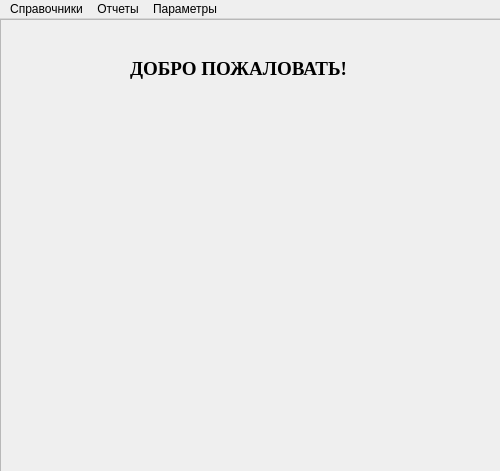
<?xml version="1.0" encoding="UTF-8"?>
<ui version="4.0">
 <class>MainWindow</class>
 <widget class="QMainWindow" name="MainWindow">
  <property name="geometry">
   <rect>
    <x>0</x>
    <y>0</y>
    <width>500</width>
    <height>471</height>
   </rect>
  </property>
  <property name="windowTitle">
   <string>АИС &quot;Аренда помещений&quot;</string>
  </property>
  <widget class="QWidget" name="centralwidget">
   <widget class="QFrame" name="frame">
    <property name="geometry">
     <rect>
      <x>0</x>
      <y>0</y>
      <width>641</width>
      <height>571</height>
     </rect>
    </property>
    <property name="autoFillBackground">
     <bool>true</bool>
    </property>
    <property name="frameShape">
     <enum>QFrame::StyledPanel</enum>
    </property>
    <property name="frameShadow">
     <enum>QFrame::Raised</enum>
    </property>
    <widget class="QLabel" name="label">
     <property name="geometry">
      <rect>
       <x>0</x>
       <y>0</y>
       <width>511</width>
       <height>451</height>
      </rect>
     </property>
     <property name="text">
      <string/>
     </property>
     <property name="pixmap">
      <pixmap>../../Downloads/borcelle1.png</pixmap>
     </property>
    </widget>
    <widget class="QLabel" name="label_2">
     <property name="geometry">
      <rect>
       <x>130</x>
       <y>40</y>
       <width>221</width>
       <height>20</height>
      </rect>
     </property>
     <property name="font">
      <font>
       <family>Times New Roman</family>
       <pointsize>14</pointsize>
       <weight>75</weight>
       <bold>true</bold>
      </font>
     </property>
     <property name="text">
      <string>ДОБРО ПОЖАЛОВАТЬ!</string>
     </property>
    </widget>
    <widget class="QLabel" name="label_3">
     <property name="geometry">
      <rect>
       <x>-10</x>
       <y>0</y>
       <width>511</width>
       <height>451</height>
      </rect>
     </property>
     <property name="text">
      <string/>
     </property>
     <property name="pixmap">
      <pixmap>../../Downloads/borcelle.png</pixmap>
     </property>
    </widget>
    <zorder>label</zorder>
    <zorder>label_3</zorder>
    <zorder>label_2</zorder>
   </widget>
  </widget>
  <widget class="QMenuBar" name="menubar">
   <property name="geometry">
    <rect>
     <x>0</x>
     <y>0</y>
     <width>500</width>
     <height>21</height>
    </rect>
   </property>
   <widget class="QMenu" name="menu_3">
    <property name="title">
     <string>Справочники</string>
    </property>
    <widget class="QMenu" name="menu_2">
     <property name="title">
      <string>Арендаторы</string>
     </property>
     <addaction name="action_9"/>
    </widget>
    <widget class="QMenu" name="menu_6">
     <property name="title">
      <string>Объекты</string>
     </property>
     <addaction name="action_10"/>
    </widget>
    <widget class="QMenu" name="menu_7">
     <property name="title">
      <string>Договоры</string>
     </property>
     <addaction name="action_11"/>
     <addaction name="action_14"/>
     <addaction name="action_4"/>
    </widget>
    <addaction name="menu_7"/>
    <addaction name="separator"/>
    <addaction name="menu_2"/>
    <addaction name="menu_6"/>
   </widget>
   <widget class="QMenu" name="menu_4">
    <property name="title">
     <string>Отчеты</string>
    </property>
    <widget class="QMenu" name="menu">
     <property name="title">
      <string>Сформировать отчет...</string>
     </property>
     <addaction name="action_5"/>
     <addaction name="action_12"/>
     <addaction name="action_13"/>
    </widget>
    <addaction name="menu"/>
   </widget>
   <widget class="QMenu" name="menu_5">
    <property name="title">
     <string>Параметры</string>
    </property>
    <addaction name="action_7"/>
   </widget>
   <addaction name="menu_3"/>
   <addaction name="menu_4"/>
   <addaction name="menu_5"/>
  </widget>
  <action name="action">
   <property name="text">
    <string>Создать договор...</string>
   </property>
  </action>
  <action name="action_2">
   <property name="text">
    <string>Просмотреть договор...</string>
   </property>
  </action>
  <action name="action_7">
   <property name="text">
    <string>Сведения о разработчиках...</string>
   </property>
  </action>
  <action name="action_8">
   <property name="text">
    <string>Редактировать договор...</string>
   </property>
  </action>
  <action name="action_9">
   <property name="text">
    <string>Добавить...</string>
   </property>
  </action>
  <action name="action_10">
   <property name="text">
    <string>Добавить...</string>
   </property>
  </action>
  <action name="action_11">
   <property name="text">
    <string>Создать...</string>
   </property>
  </action>
  <action name="action_3">
   <property name="text">
    <string>Печать...</string>
   </property>
  </action>
  <action name="action_4">
   <property name="text">
    <string>Печать...</string>
   </property>
  </action>
  <action name="action_5">
   <property name="text">
    <string>Итоговая сумма оплат</string>
   </property>
  </action>
  <action name="action_12">
   <property name="text">
    <string>Диаграмма арендаторов</string>
   </property>
  </action>
  <action name="action_13">
   <property name="text">
    <string>Диаграмма помещений</string>
   </property>
  </action>
  <action name="action_14">
   <property name="text">
    <string>Редактировать...</string>
   </property>
  </action>
 </widget>
 <resources/>
 <connections/>
</ui>
